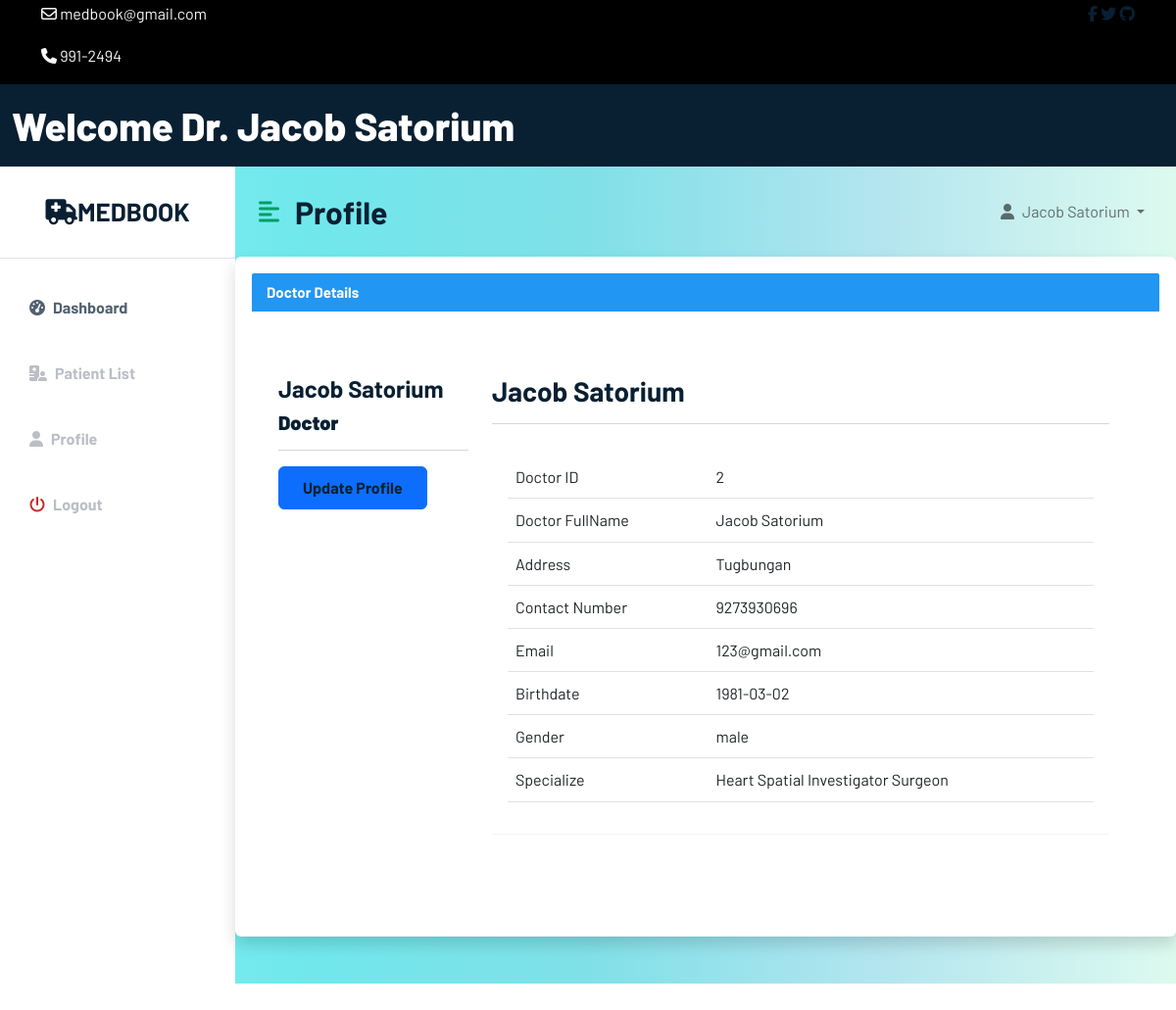
/doctor/doctorprofile.php (signed in), run on the app's committed database.
### tables this page shows
CREATE TABLE `doctor` (
  `doctorID` int(11) NOT NULL,
  `d_FullName` varchar(100) NOT NULL,
  `d_email` varchar(100) NOT NULL,
  `d_number` bigint(100) NOT NULL,
  `d_address` varchar(100) NOT NULL,
  `d_password` varchar(100) NOT NULL,
  `d_DOB` date NOT NULL,
  `d_gender` varchar(100) NOT NULL,
  `doctor_type` varchar(100) NOT NULL DEFAULT 'doctor',
  `d_specialize` text NOT NULL
);

### doctor/doctorprofile.php (the view, shortened to what this page needs)
<?php
include 'C:\xampp\htdocs\Web_Tech\config\config.php';
include 'C:\xampp\htdocs\Web_Tech\doctor\doctorheader.php';
?>
<?php
include 'C:\xampp\htdocs\Web_Tech\config\config.php';
?>
<?php
$currentDoc = $_SESSION['d_email'];
$sql = "SELECT * FROM doctor WHERE d_email = '$currentDoc'";
$result = mysqli_query($conn, $sql);
if ($result) {
if (mysqli_num_rows($result) > 0) {
while ($row = mysqli_fetch_array($result)) {
?>
<!DOCTYPE html>
<html lang="en">
<head>
    <link href="https://cdn.jsdelivr.net/npm/bootstrap@5.2.0/dist/css/bootstrap.min.css" rel="stylesheet">
    <link rel="stylesheet" href="/Web_Tech/css/style.css">
    <link rel="stylesheet" href="/Web_Tech/css/dochome.css">
    <link rel="stylesheet" href="/Web_Tech/css/docprofile.css">
</head>
<body>
<div class="d-flex" id="wrapper">
    <div class="bg-white" id="sidebar-wrapper">
        <div class="sidebar-heading text-center py-4 primary-text fs-4 fw-bold text-uppercase border-bottom">
            <a href="#" class="navbar-brand mb-0" >
                <i class="fa-solid fa-truck-medical"></i>MedBook
            </a>
        </div>
        <div class="list-group list-group-flush my-3">
            <a href="doctorhome.php" class="list-group-item list-group-item-action bg-transparent second-text active"><i
                        class="fas fa-tachometer-alt me-2"></i>Dashboard</a>
            <a href="patientlist.php" class="list-group-item list-group-item-action bg-transparent second-text fw-bold">
                <i class="fas fa-hospital-user me-2"></i>Patient List</a>
            <a href="doctorprofile.php" class="list-group-item list-group-item-action bg-transparent second-text fw-bold"><i
                        class="fas fa-user me-2"></i>Profile</a>
            <a href="/Web_Tech/user/userlogout.php" class="list-group-item list-group-item-action bg-transparent second-text fw-bold"><i
                        class="fas fa-power-off me-2" style="color: #c72a2a;"></i>Logout</a>
        </div>
    </div>
    <div id="page-content-wrapper">
        <nav class="navbar navbar-expand-lg navbar-light bg-transparent py-4 px-4">
            <div class="d-flex align-items-center">
                <i class="fas fa-align-left primary-text fs-4 me-3" id="menu-toggle"></i>
                <h2 class="fs-2 m-0">Profile</h2>
            </div>
            <div class="collapse navbar-collapse" id="navbarSupportedContent">
                <ul class="navbar-nav ms-auto" id="nav_right">
                    <li class="nav-item dropdown collapse navbar-collapse" id="navbarSupportedContent">
                        <a class="nav-link dropdown-toggle" id="navbarDropdownMenuLink" role="button" data-bs-toggle="dropdown" aria-expanded="false">
                            <i class="fas fa-user me-2"></i><?php echo $row['d_FullName'];?>
                        </a>
                    </li>
                </ul>
            </div>
        </nav>
        <div class="panel panel-primary shadow p-3 mb-5 bg-body rounded">
        <div class="panel-heading">
            <h3 class="panel-title">Doctor Details</h3>
        </div>
        <div class="panel-body">
            <div class="container">
                <section style="padding-bottom: 50px; padding-top: 50px;">
                    <div class="row">
                        <div class="row">
                            <div class="col-md-3 col-sm-3">
                                <div class="user-wrapper">
                                    <div class="description">
                                        <h4><?php echo $row['d_FullName'] ?></h4>
                                        <h5> <strong> Doctor </strong></h5>
                                        <hr />
                                        <button type="button" class="btn btn-primary" data-bs-toggle="modal" data-bs-target="#doctorprofile"><a class="glyphicon glyphicon-edit" style="text-decoration: none;" href="/Web_Tech/doctor/doctorprofile.php?update=<?php echo $row['doctorID']; ?>" title="Edit">Update Profile</a></button>
                                    </div>
                                </div>
                            </div>
                            <div class="col-md-9 col-sm-9  user-wrapper">
                                <div class="description">
                                    <h3> <?php echo $row['d_FullName']; ?> </h3>
                                    <hr />
                                    <div class="panel panel-default">
                                        <div class="panel-body">
                                            <table class="table table-user-information" align="center">
                                                <tbody>
                                                <tr>
                                                    <td>Doctor ID</td>
                                                    <td><?php echo $row['doctorID']; ?></td>
                                                </tr>
                                                <tr>
                                                    <td>Doctor FullName</td>
                                                    <td><?php echo $row['d_FullName']; ?></td>
                                                </tr>
                                                <tr>
                                                    <td>Address</td>
                                                    <td><?php echo $row['d_address']; ?></td>
                                                </tr>
                                                <tr>
                                                    <td>Contact Number</td>
                                                    <td><?php echo $row['d_number']; ?>
                                                    </td>
                                                </tr>
                                                <tr>
                                                    <td>Email</td>
                                                    <td><?php echo $row['d_email']; ?>
                                                    </td>
                                                </tr>
                                                <tr>
                                                    <td>Birthdate</td>
                                                    <td><?php echo $row['d_DOB']; ?>
                                                    </td>
                                                <tr>
                                                    <td>Gender</td>
                                                    <td><?php echo $row['d_gender']; ?>
                                                    </td>
                                                </tr>
                                                <tr>
                                                    <td>Specialize</td>
                                                    <td><?php echo $row['d_specialize']; ?>
                                                    </td>
                                                </tr>
                                                </tbody>
                                            </table>
                                        </div>
                                    </div>
                                </div>
                            </div>
                        </div>
                    </div>
                </section>
            </div>
        </div>
        </div>
    </div>
</div>
    <br/><br/>
                    <?php
                    }
                    }
                    }
                    ?>
</body>
</html>

### doctor/doctorheader.php (shortened to what this page needs)
<?php
$currentUser = $_SESSION['d_email'];
$sql = "SELECT * FROM doctor WHERE d_email = '$currentUser'";
$result = mysqli_query($conn, $sql);
if ($result) {
if (mysqli_num_rows($result) > 0) {
while ($row = mysqli_fetch_array($result)) {
?>
<!DOCTYPE html>
<html lang="en">
<head>
    <link href="https://cdn.jsdelivr.net/npm/bootstrap@5.2.0/dist/css/bootstrap.min.css" rel="stylesheet">
    <link rel="stylesheet" type="text/css" href="/Web_Tech/css/style.css">
    <link rel="stylesheet" type="text/css" href="/Web_Tech/css/dochome.css">
</head>
<body>
<div class="top-nav" id="home" style="background-color: black">
    <div class="container">
        <div class="row justify-content-between">
            <div class="col-auto">
                <p>
                    <i class="fa-regular fa-envelope"></i>
                    <span>medbook@gmail.com</span>
                </p>
                <p>
                    <i class="fa-solid fa-phone"></i>
                    <span>991-2494</span>
                </p>
            </div>
            <div class="col-auto social-icons">
                <a href=""><i class="fa-brands fa-facebook-f"></i></a>
                <a href=""><i class="fa-brands fa-twitter"></i></i></a>
                <a href=""><i class="fa-brands fa-github"></i></i></a>
            </div>
        </div>
    </div>
</div>
<div class="container-fluid" id="wrapper-header">
    <nav class="navbar navbar-inverse navbar-fixed-top" role="navigation">
        <div class="navbar-header">
            <a class="navbar-brand" id="docheader" href="doctorhome.php">Welcome Dr. <?php echo $row['d_FullName'];?></a>
        </div>
    </nav>
</div>
                                <?php
                            }
                        }
                    }
                    ?>
</body>
</html>

### css/style.css (style rules this page uses)
body { font-family: 'Barlow', sans-serif; line-height: 1.7; color: #516171; }
h1,h2,h3,h4,h5,h6 { font-weight: 700; color: #092032; }
a { color: #092032; font-weight: 700; }
.btn { padding: 9px 24px; }
p { color: #f6f6f6; }
.panel { margin-bottom: 23px; background-color: #ffffff; border: 1px solid transparent; border-radius: 3px; -webkit-box-shadow: 0 1px 1px rgba(0, 0, 0, 0.05); box-shadow: 0 1px 1px rgba(0, 0, 0, 0.05); }
.panel-body { padding: 15px; }
.panel-heading { padding: 10px 15px; border-bottom: 1px solid transparent; border-top-right-radius: 2px; border-top-left-radius: 2px; }
.panel-title { margin-top: 0; margin-bottom: 0; font-size: 15px; color: inherit; }
.panel-default { border-color: #dddddd; }

### css/dochome.css (style rules this page uses)
:root { --main-bg-color: #009d63; --main-text-color: #009d63; --second-text-color: #bbbec5; --second-bg-color: #c1efde; }
#wrapper-header { background-color: #092032; }
#docheader { color: white; font-weight: 800; font-size: 40px; }
.primary-text { color: var(--main-text-color); }
.second-text { color: var(--second-text-color); }
#wrapper { overflow-x: hidden; background-image: linear-gradient( to right, #86f3f6, #70e8ec, #80e0e8, #b3e5ef, #ddfaef ); }
#sidebar-wrapper { min-height: 100vh; margin-left: -15rem; transition: 0.3s ease; }
.sidebar-heading a { font-weight: 700; font-size: 26px; color: #092032; transition: 0.3s ease; }
#sidebar-wrapper .sidebar-heading { padding: 0.875rem 1.25rem; font-size: 1.2rem; }
#sidebar-wrapper .list-group { width: 15rem; }
#page-content-wrapper { min-width: 100vw; }
#menu-toggle { cursor: pointer; }
.list-group-item { border: none; padding: 20px 30px; }
.list-group-item.active { background-color: transparent; color: var(--main-text-tablor); font-weight: bold; border: none; }
@media (min-width: 768px) { #sidebar-wrapper { margin-left: 0; } }
@media (min-width: 768px) { #page-content-wrapper { min-width: 0; width: 100%; } }

### css/docprofile.css (style rules this page uses)
.panel { margin-bottom: 23px; background-color: #ffffff; border: 1px solid transparent; border-radius: 3px; box-shadow: 0 1px 1px rgba(0, 0, 0, 0.05); }
.panel-body { padding: 15px; }
.panel-heading { padding: 10px 15px; border-bottom: 1px solid transparent; border-top-right-radius: 2px; border-top-left-radius: 2px; }
.panel-title { margin-top: 0; margin-bottom: 0; font-size: 15px; color: inherit; }
.panel-primary > .panel-heading { color: #ffffff; background-color: #2196f3; }

### data on the page
doctor: d_FullName "Jacob Satorium", doctorID "2", d_address "Tugbungan", d_number "9273930696", d_email "123@gmail.com", d_DOB "1981-03-02", d_gender "male", d_specialize "Heart Spatial Investigator Surgeon"
